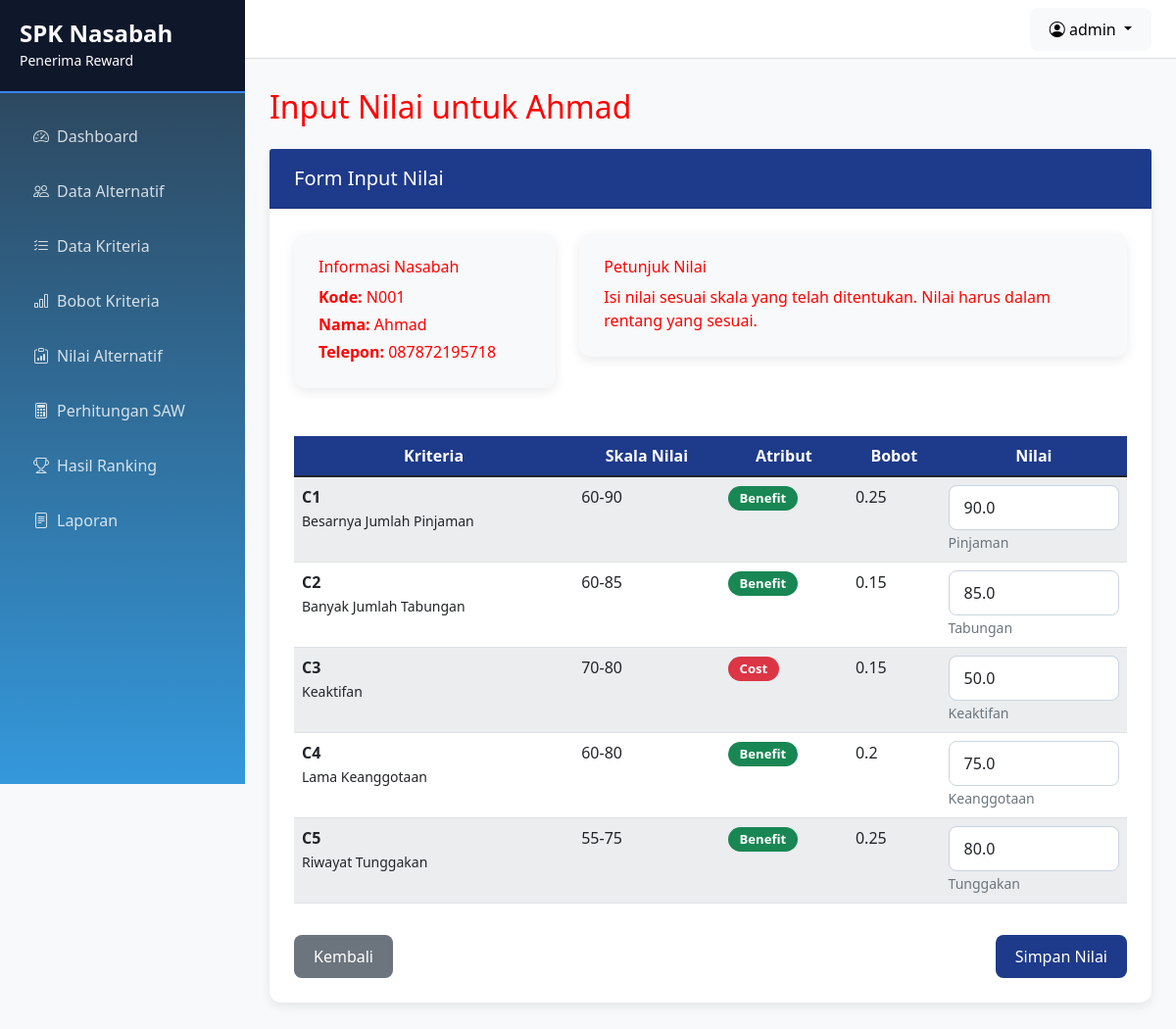
The page /nilai/edit/1 (signed in) on the database its author committed.
### models.py (models this page shows, shortened)
class User(db.Model, UserMixin):
    id = db.Column(db.Integer, primary_key=True)
    username = db.Column(db.String(80), unique=True, nullable=False)
    password_hash = db.Column(db.String(200), nullable=False)
    nama_lengkap = db.Column(db.String(100))
    role = db.Column(db.String(20), default='admin')  # admin, user
    active = db.Column(db.Boolean, default=True)
    created_at = db.Column(db.DateTime, default=datetime.utcnow)

class Nasabah(db.Model):
    id = db.Column(db.Integer, primary_key=True)
    kode = db.Column(db.String(10), unique=True, nullable=False)
    nama = db.Column(db.String(100), nullable=False)
    alamat = db.Column(db.String(200))
    telepon = db.Column(db.String(15))
    created_at = db.Column(db.DateTime, default=datetime.utcnow)
    nilai = db.relationship('NilaiNasabah', backref='nasabah', cascade='all, delete-orphan')

class Kriteria(db.Model):
    id = db.Column(db.Integer, primary_key=True)
    kode = db.Column(db.String(10), unique=True, nullable=False)
    nama = db.Column(db.String(100), nullable=False)
    atribut = db.Column(db.String(10), nullable=False)  # benefit/cost
    bobot = db.Column(db.Float, nullable=False)
    keterangan = db.Column(db.Text)  # Untuk menyimpan keterangan skor

class NilaiNasabah(db.Model):
    id = db.Column(db.Integer, primary_key=True)
    nasabah_id = db.Column(db.Integer, db.ForeignKey('nasabah.id'), nullable=False)
    kriteria_id = db.Column(db.Integer, db.ForeignKey('kriteria.id'), nullable=False)
    nilai = db.Column(db.Float, nullable=False)
    kriteria = db.relationship('Kriteria', backref='nilai_nasabah')
    __table_args__ = (db.UniqueConstraint('nasabah_id', 'kriteria_id', name='unique_nasabah_kriteria'),)

### app.py (the view, shortened to what this page needs)
@app.route('/nilai/edit/<int:nasabah_id>', methods=['GET', 'POST'])
@login_required
def edit_nilai(nasabah_id):
    nasabah = Nasabah.query.get_or_404(nasabah_id)
    kriterias = Kriteria.query.order_by(Kriteria.kode).all()
    nilai_dict = {}
    for nilai in nasabah.nilai:
        nilai_dict[nilai.kriteria_id] = nilai.nilai
    return render_template('nilai_alternatif_form.html',
                         nasabah=nasabah,
                         kriterias=kriterias,
                         nilai_dict=nilai_dict)

### app.py (called while the page is built)
@login_manager.user_loader
def load_user(user_id):
    return User.query.get(int(user_id))

@app.context_processor
def inject_user_and_version():
    return {
        'current_user': current_user,
        'css_version': int(time.time())
    }

### templates/nilai_alternatif_form.html (shortened to what this page needs)
{% extends "base.html" %}
{% block header %}Input Nilai untuk {{ nasabah.nama }}{% endblock %}
{% block content %}
<div class="card">
    <div class="card-header">
        <h5 class="mb-0">Form Input Nilai</h5>
    </div>
    <div class="card-body">
        <form method="POST">
            <div class="row mb-4">
                <div class="col-md-4">
                    <div class="card bg-light">
                        <div class="card-body">
                            <h6>Informasi Nasabah</h6>
                            <p class="mb-1"><strong>Kode:</strong> {{ nasabah.kode }}</p>
                            <p class="mb-1"><strong>Nama:</strong> {{ nasabah.nama }}</p>
                            <p class="mb-0"><strong>Telepon:</strong> {{ nasabah.telepon }}</p>
                        </div>
                    </div>
                </div>
                <div class="col-md-8">
                    <div class="card bg-light">
                        <div class="card-body">
                            <h6>Petunjuk Nilai</h6>
                            <p class="mb-0">Isi nilai sesuai skala yang telah ditentukan. Nilai harus dalam rentang yang sesuai.</p>
                        </div>
                    </div>
                </div>
            </div>
            <div class="table-responsive">
                <table class="table table-striped">
                    <thead>
                        <tr>
                            <th>Kriteria</th>
                            <th>Skala Nilai</th>
                            <th>Atribut</th>
                            <th>Bobot</th>
                            <th>Nilai</th>
                        </tr>
                    </thead>
                    <tbody>
                        {% for kriteria in kriterias %}
                        <tr>
                            <td>
                                <strong>{{ kriteria.kode }}</strong><br>
                                <small>{{ kriteria.nama }}</small>
                            </td>
                            <td>
                                {% if kriteria.kode == 'C1' %}
                                60-90
                                {% elif kriteria.kode == 'C2' %}
                                60-85
                                {% elif kriteria.kode == 'C3' %}
                                70-80
                                {% elif kriteria.kode == 'C4' %}
                                60-80
                                {% elif kriteria.kode == 'C5' %}
                                55-75
                                {% endif %}
                            </td>
                            <td>
                                {% if kriteria.atribut == 'benefit' %}
                                <span class="badge bg-success">Benefit</span>
                                {% else %}
                                <span class="badge bg-danger">Cost</span>
                                {% endif %}
                            </td>
                            <td>{{ kriteria.bobot }}</td>
                            <td>
                                <input type="number" class="form-control"
                                       name="nilai_{{ kriteria.id }}"
                                       value="{{ nilai_dict[kriteria.id] if kriteria.id in nilai_dict else '' }}"
                                       step="1" required
                                       {% if kriteria.kode == 'C1' %}min="60" max="90"
                                       {% elif kriteria.kode == 'C2' %}min="60" max="85"
                                       {% elif kriteria.kode == 'C3' %}min="70" max="80"
                                       {% elif kriteria.kode == 'C4' %}min="60" max="80"
                                       {% elif kriteria.kode == 'C5' %}min="55" max="75"{% endif %}>
                                <small class="text-muted">
                                    {% if kriteria.kode == 'C1' %}Pinjaman
                                    {% elif kriteria.kode == 'C2' %}Tabungan
                                    {% elif kriteria.kode == 'C3' %}Keaktifan
                                    {% elif kriteria.kode == 'C4' %}Keanggotaan
                                    {% elif kriteria.kode == 'C5' %}Tunggakan{% endif %}
                                </small>
                            </td>
                        </tr>
                        {% endfor %}
                    </tbody>
                </table>
            </div>
            <div class="d-flex justify-content-between mt-3">
                <a href="{{ url_for('nilai_alternatif') }}" class="btn btn-secondary">Kembali</a>
                <button type="submit" class="btn btn-primary">Simpan Nilai</button>
            </div>
        </form>
    </div>
</div>
{% endblock %}

### templates/base.html (shortened to what this page needs)
<!DOCTYPE html>
<html lang="id">
<head>
    <link href="https://cdn.jsdelivr.net/npm/bootstrap@5.1.3/dist/css/bootstrap.min.css" rel="stylesheet">
    <link rel="stylesheet" href="{{ url_for('static', filename='style.css') }}?v={{ css_version }}">
    <link rel="stylesheet" href="https://cdn.jsdelivr.net/npm/bootstrap-icons@1.8.1/font/bootstrap-icons.css">
</head>
<body>
<nav id="sidebar">
    <div class="sidebar-header">
        <h4 class="mb-0">SPK Nasabah</h4>
        <small>Penerima Reward</small>
    </div>
    <ul class="nav flex-column mt-3">
        <li class="nav-item">
            <a class="nav-link {% if request.endpoint=='dashboard' %}active{% endif %}" href="{{ url_for('dashboard') }}">
                <i class="bi bi-speedometer2 me-2"></i>Dashboard
            </a>
        </li>
        <li class="nav-item">
            <a class="nav-link {% if request.endpoint=='alternatif' %}active{% endif %}" href="{{ url_for('alternatif') }}">
                <i class="bi bi-people me-2"></i>Data Alternatif
            </a>
        </li>
        <li class="nav-item">
            <a class="nav-link {% if request.endpoint=='kriteria' %}active{% endif %}" href="{{ url_for('kriteria') }}">
                <i class="bi bi-list-check me-2"></i>Data Kriteria
            </a>
        </li>
        <li class="nav-item">
            <a class="nav-link {% if request.endpoint=='bobot' %}active{% endif %}" href="{{ url_for('bobot') }}">
                <i class="bi bi-bar-chart me-2"></i>Bobot Kriteria
            </a>
        </li>
        <li class="nav-item">
            <a class="nav-link {% if request.endpoint=='nilai_alternatif' %}active{% endif %}" href="{{ url_for('nilai_alternatif') }}">
                <i class="bi bi-clipboard-data me-2"></i>Nilai Alternatif
            </a>
        </li>
        <li class="nav-item">
            <a class="nav-link {% if request.endpoint=='perhitungan_saw' %}active{% endif %}" href="{{ url_for('perhitungan_saw') }}">
                <i class="bi bi-calculator me-2"></i>Perhitungan SAW
            </a>
        </li>
        <li class="nav-item">
            <a class="nav-link {% if request.endpoint=='hasil_ranking' %}active{% endif %}" href="{{ url_for('hasil_ranking') }}">
                <i class="bi bi-trophy me-2"></i>Hasil Ranking
            </a>
        </li>
        <li class="nav-item">
            <a class="nav-link {% if request.endpoint=='laporan' %}active{% endif %}" href="{{ url_for('laporan') }}">
                <i class="bi bi-file-text me-2"></i>Laporan
            </a>
        </li>
    </ul>
</nav>
<div class="topbar">
    {% if current_user.is_authenticated %}
    <div class="dropdown">
        <a class="btn btn-light dropdown-toggle" href="#" data-bs-toggle="dropdown">
            <i class="bi bi-person-circle"></i> {{ current_user.username }}
        </a>
    </div>
    {% endif %}
</div>
<div class="content">
    <h2 class="mb-4">{% block header %}{% endblock %}</h2>
    {% block content %}{% endblock %}
</div>
</body>
</html>

### statics/style.css (style rules this page uses)
:root { --primary-color: #1e3a8a; --secondary-color: #3b82f6; --light-color: #f8fafc; --sidebar-bg: #1e3a8a; --sidebar-hover: #3b82f6; --sidebar-active: #60a5fa; --card-bg: #ffffff; --content-bg: #f1f5f9; }
* { margin: 0; padding: 0; box-sizing: border-box; }
body { font-family: 'Segoe UI', Tahoma, Geneva, Verdana, sans-serif; background-color: var(--content-bg); color: #333; min-height: 100vh; }
#sidebar { background-color: #1e293b !important; min-height: 100vh; }
#sidebar .sidebar-header { background-color: #0f172a !important; border-bottom: 2px solid #3b82f6 !important; }
#sidebar .sidebar-header h4 { color: #ffffff !important; font-weight: bold; font-size: 1.5rem; }
#sidebar .nav-link { color: rgba(255, 255, 255, 0.8) !important; padding: 12px 20px; border-left: 4px solid transparent; transition: all 0.3s ease; }
.nav-link::before { margin-right: 10px; font-size: 1.1em; }
.card { background-color: var(--card-bg); border: none; border-radius: 12px; padding: 0; margin-bottom: 25px; box-shadow: 0 4px 12px rgba(0, 0, 0, 0.08); }
.card-header { background-color: var(--primary-color); color: white; padding: 18px 25px; font-weight: 600; }
.card-body { padding: 25px; }
.table thead th { background-color: var(--primary-color); color: white; text-align: center; border: none; }
.table-striped tbody tr:nth-of-type(odd) { background-color: rgba(241,245,249,0.5); }
.badge { padding: 6px 12px; font-size: 0.82rem; border-radius: 20px; }
.btn { padding: 10px 20px; border-radius: 8px; font-weight: 500; border: none; transition: all 0.3s ease; }
.btn-primary { background-color: var(--primary-color); }
.form-control { border-radius: 8px; border: 1px solid #cbd5e1; padding: 10px 15px; }
body { color: red; }

### templates/base.html (style rules this page uses)
body { margin: 0; background: #f8f9fa; }
#sidebar { position: fixed; top: 0; left: 0; width: 250px; height: 100vh; background: linear-gradient(180deg, #2c3e50 0%, #3498db 100%); color: white; z-index: 1000; }
.sidebar-header { padding: 20px; background: rgba(0,0,0,0.2); border-bottom: 1px solid rgba(255,255,255,0.1); }
.nav-link { color: rgba(255,255,255,0.85); padding: 12px 20px; margin: 4px 10px; border-radius: 8px; }
.topbar { position: fixed; left: 250px; right: 0; height: 60px; background: white; border-bottom: 1px solid #ddd; display: flex; align-items: center; justify-content: flex-end; padding: 0 25px; z-index: 900; }
.content { margin-left: 250px; padding: 90px 25px 25px; }

### rows shown on the page
User: username "admin"
Nasabah: nama "Ahmad", kode "N001", telepon "087872195718"
Kriteria: kode "C1", nama "Besarnya Jumlah Pinjaman", shows "60-90", atribut "Benefit", bobot "0.25"
NilaiNasabah: nilai "90.0"
Kriteria: kode "C2", nama "Banyak Jumlah Tabungan", shows "60-85", atribut "Benefit", bobot "0.15"
NilaiNasabah: nilai "85.0"
Kriteria: kode "C3", nama "Keaktifan", shows "70-80", atribut "Cost", bobot "0.15"
NilaiNasabah: nilai "50.0"
Kriteria: kode "C4", nama "Lama Keanggotaan", shows "60-80", atribut "Benefit", bobot "0.2"
NilaiNasabah: nilai "75.0"
Kriteria: kode "C5", nama "Riwayat Tunggakan", shows "55-75", atribut "Benefit", bobot "0.25"
NilaiNasabah: nilai "80.0"
